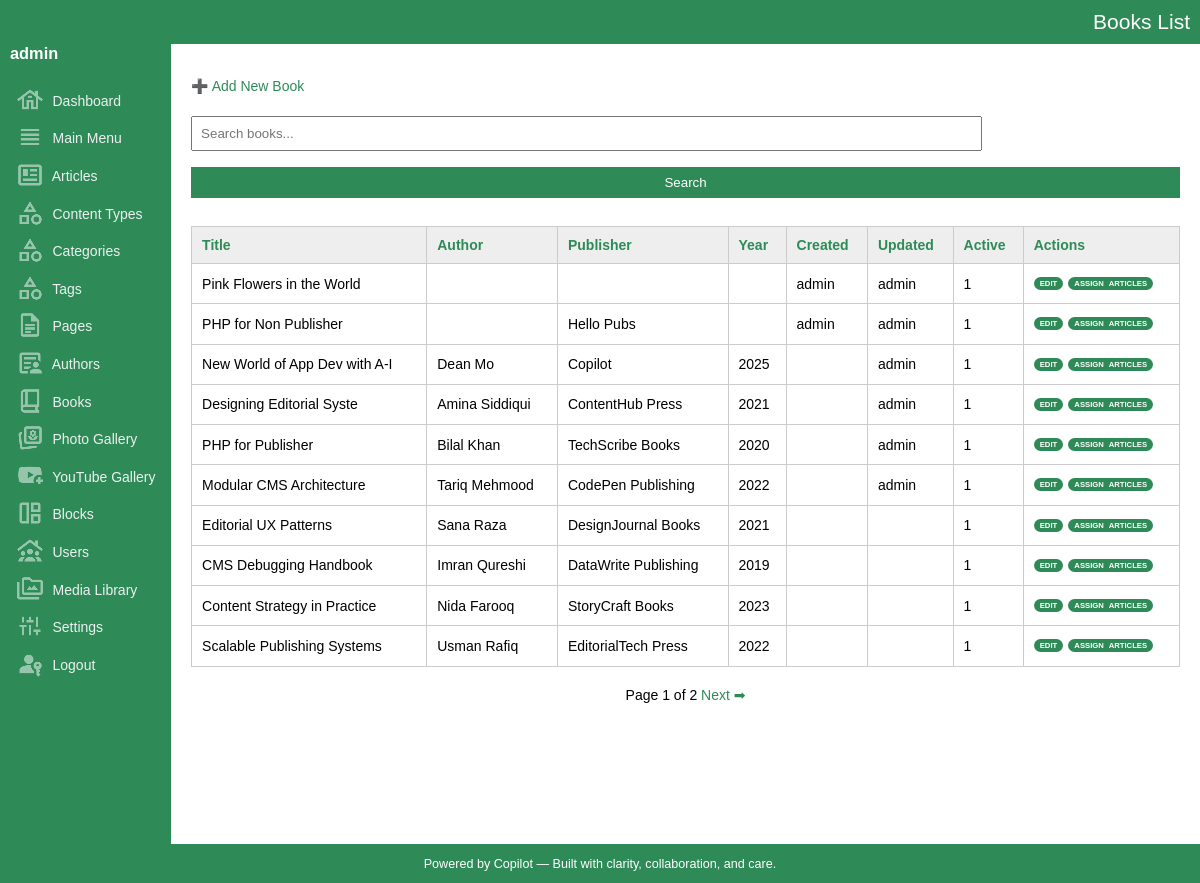
Page /admin/books/list.php (signed in) on the committed database.
### tables this page shows
CREATE TABLE IF NOT EXISTS `books` (
  `key_books` int(10) UNSIGNED NOT NULL AUTO_INCREMENT,
  `key_media_banner` int(10) UNSIGNED DEFAULT NULL,
  `title` varchar(200) NOT NULL DEFAULT '',
  `subtitle` varchar(200) NOT NULL DEFAULT '',
  `description` text NOT NULL,
  `banner_image_url` varchar(2000) DEFAULT '',
  `url` varchar(200) NOT NULL DEFAULT '',
  `author_name` varchar(200) NOT NULL DEFAULT '',
  `publisher` varchar(200) NOT NULL DEFAULT '',
  `publish_year` varchar(4) NOT NULL DEFAULT '',
  `isbn` varchar(17) DEFAULT '',
  `is_featured` tinyint(1) DEFAULT NULL,
  `language` varchar(50) DEFAULT NULL,
  `format` varchar(50) DEFAULT NULL,
  `weight_grams` int(11) DEFAULT NULL,
  `sku` varchar(50) DEFAULT NULL,
  `is_active` tinyint(1) DEFAULT '1',
  `sort` smallint(6) NOT NULL DEFAULT '0',
  `entry_date_time` datetime NOT NULL DEFAULT CURRENT_TIMESTAMP,
  `update_date_time` datetime NOT NULL DEFAULT CURRENT_TIMESTAMP ON UPDATE CURRENT_TIMESTAMP,
  `created_by` int(10) UNSIGNED DEFAULT NULL,
  `updated_by` int(10) UNSIGNED DEFAULT NULL,
  PRIMARY KEY (`key_books`),
  KEY `fk_books_media` (`key_media_banner`)
);

CREATE TABLE IF NOT EXISTS `users` (
  `key_user` int(10) UNSIGNED NOT NULL AUTO_INCREMENT,
  `key_media_banner` int(10) UNSIGNED NOT NULL,
  `name` varchar(200) NOT NULL DEFAULT '',
  `username` varchar(100) NOT NULL,
  `password_hash` varchar(255) NOT NULL,
  `email` varchar(200) DEFAULT NULL,
  `role` enum('admin','editor','viewer') DEFAULT 'viewer',
  `is_active` tinyint(1) DEFAULT '1',
  `entry_date_time` datetime DEFAULT CURRENT_TIMESTAMP,
  `update_date_time` datetime DEFAULT CURRENT_TIMESTAMP ON UPDATE CURRENT_TIMESTAMP,
  `phone` varchar(20) DEFAULT NULL,
  `address` text,
  `city` varchar(100) DEFAULT NULL,
  `state` varchar(100) DEFAULT NULL,
  `country` varchar(100) DEFAULT NULL,
  `description` text,
  `url` varchar(200) DEFAULT NULL,
  `banner_image_url` varchar(2000) NOT NULL,
  PRIMARY KEY (`key_user`),
  UNIQUE KEY `username` (`username`)
);

### admin/books/list.php (the view, shortened to what this page needs)
<?php
include_once('../../dbconnection.php');
include_once('../functions.php');
include_once('../layout.php');
?>
<p><a href="#" onclick="openModal()">➕ Add New Book</a></p>
<form method="get">
	<input type="text" name="q" placeholder="Search books..." value="<?= htmlspecialchars($_GET['q'] ?? '') ?>">
	<input type="submit" value="Search">
</form>
<table>
	<thead>
		<tr>
			<th><?= sortLink('Title', 'title', $_GET['sort'] ?? '', $_GET['dir'] ?? '') ?></th>
			<th>Author</th>
			<th><?= sortLink('Publisher', 'publisher', $_GET['sort'] ?? '', $_GET['dir'] ?? '') ?></th>
			<th><?= sortLink('Year', 'publish_year', $_GET['sort'] ?? '', $_GET['dir'] ?? '') ?></th>
			<th>Created</th>
			<th>Updated</th>
			<th>Active</th>
			<th>Actions</th>
		</tr>
	</thead>
	<tbody>
	<?php
	$limit = 10;
	$page = isset($_GET['page']) ? max(1, intval($_GET['page'])) : 1;
	$offset = ($page - 1) * $limit;
	$q = $_GET['q'] ?? '';
	$q = $conn->real_escape_string($q);
	$sort = $_GET['sort'] ?? 'entry_date_time';
	$dir = $_GET['dir'] ?? 'desc';
	$allowedSorts = ['title', 'publisher', 'publish_year', 'is_active'];
	if (!in_array($sort, $allowedSorts)) $sort = 'entry_date_time';
	$sql = "SELECT * FROM books";
	$sql .= " ORDER BY $sort $dir LIMIT $limit OFFSET $offset";
	$result = $conn->query($sql);
	while ($row = $result->fetch_assoc()) {
		$keyBooks = $row["key_books"];
		$createdUpdated = $conn->query("SELECT b.key_books, u1.username AS creator, u2.username AS updater
			FROM books b
			LEFT JOIN users u1 ON b.created_by = u1.key_user
			LEFT JOIN users u2 ON b.updated_by = u2.key_user
			WHERE key_books = $keyBooks")->fetch_assoc();
	  echo "<tr>
		<td>{$row['title']}</td>
		<td>{$row['author_name']}</td>
		<td>{$row['publisher']}</td>
		<td>{$row['publish_year']}</td>
		<td>{$createdUpdated['creator']}</td>
		<td>{$createdUpdated['updater']}</td>
		<td>{$row['is_active']}</td>
		<td class='record-action-links'>
		<a href='#' onclick='editItem({$row['key_books']}, \"get_book.php\", [\"title\",\"subtitle\",\"description\",\"url\",\"banner_image_url\",\"author_name\",\"publisher\",\"publish_year\",\"key_media_banner\",\"is_active\"])'>Edit</a>
		<a href='delete.php?id={$row['key_books']}' onclick='return confirm(\"Delete this book?\")' style='display:none'>Delete</a>
		<a href='#' onclick='openAssignModal({$row['key_books']})'>Assign Articles</a>
		</td>
	  </tr>";
	}
	$countSql = "SELECT COUNT(*) AS total FROM books";
	$countResult = $conn->query($countSql);
	$totalArticles = $countResult->fetch_assoc()['total'];
	$totalPages = ceil($totalArticles / $limit);
	?>
	</tbody>
</table>
<div id="pager">
	Page <?php echo $page; ?> of <?php echo $totalPages; ?>
	<?php if ($page < $totalPages): ?>
	<a href="?page=<?php echo $page + 1; ?>&q=<?php echo urlencode($q); ?>&sort=<?php echo urlencode($sort); ?>&dir=<?php echo urlencode($dir); ?>">Next ➡</a>
	<?php endif; ?>
</div>

### admin/assets/css/style.css (style rules this page uses)
body { margin:0; font-family:Arial, sans-serif; font-size:14px; }
a { color:seagreen; text-decoration:none; }
table { width:100%; border-collapse:collapse; margin-top:20px; }
table th, table td { padding:10px; border:1px solid #ccc; text-align:left; }
table th { background:#eee; color:seagreen; }
form input[type="text"], form input[type="url"], form input[type="tel"], form input[type="email"] { width:80%; padding:8px; margin:8px 0; box-sizing:border-box; }
form textarea, form input[type="submit"] { width:100%; padding:8px; margin:8px 0; box-sizing:border-box; }
form input[type="submit"] { background:seagreen; color:#fff; border:none; cursor:pointer; }
.record-action-links { text-transform:uppercase; font-size:.55em; font-weight:bold; word-spacing:3px; line-height:250%; max-width:150px; }
.record-action-links a { background-color:seagreen; color:#FFF; border-radius:30px; padding:2px 6px 2px 6px; }
#pager { margin-top:20px; text-align:center; }

### rows in the picture
books: title "Pink Flowers in the World", users.username "admin", is_active "1"
books: title "PHP for Non Publisher", publisher "Hello Pubs", users.username "admin", is_active "1"
books: title "New World of App Dev with A-I", author_name "Dean Mo", publisher "Copilot", publish_year "2025", users.username "admin", is_active "1"
books: title "Designing Editorial Syste", author_name "Amina Siddiqui", publisher "ContentHub Press", publish_year "2021", users.username "admin", is_active "1"
books: title "PHP for Publisher", author_name "Bilal Khan", publisher "TechScribe Books", publish_year "2020", users.username "admin", is_active "1"
books: title "Modular CMS Architecture", author_name "Tariq Mehmood", publisher "CodePen Publishing", publish_year "2022", users.username "admin", is_active "1"
books: title "Editorial UX Patterns", author_name "Sana Raza", publisher "DesignJournal Books", publish_year "2021", is_active "1"
books: title "CMS Debugging Handbook", author_name "Imran Qureshi", publisher "DataWrite Publishing", publish_year "2019", is_active "1"
books: title "Content Strategy in Practice", author_name "Nida Farooq", publisher "StoryCraft Books", publish_year "2023", is_active "1"
books: title "Scalable Publishing Systems", author_name "Usman Rafiq", publisher "EditorialTech Press", publish_year "2022", is_active "1"

### other values in the picture
$title "Books List"
$username "admin"
$label "Title Publisher Year"
$page "1"
$totalPages "2"
